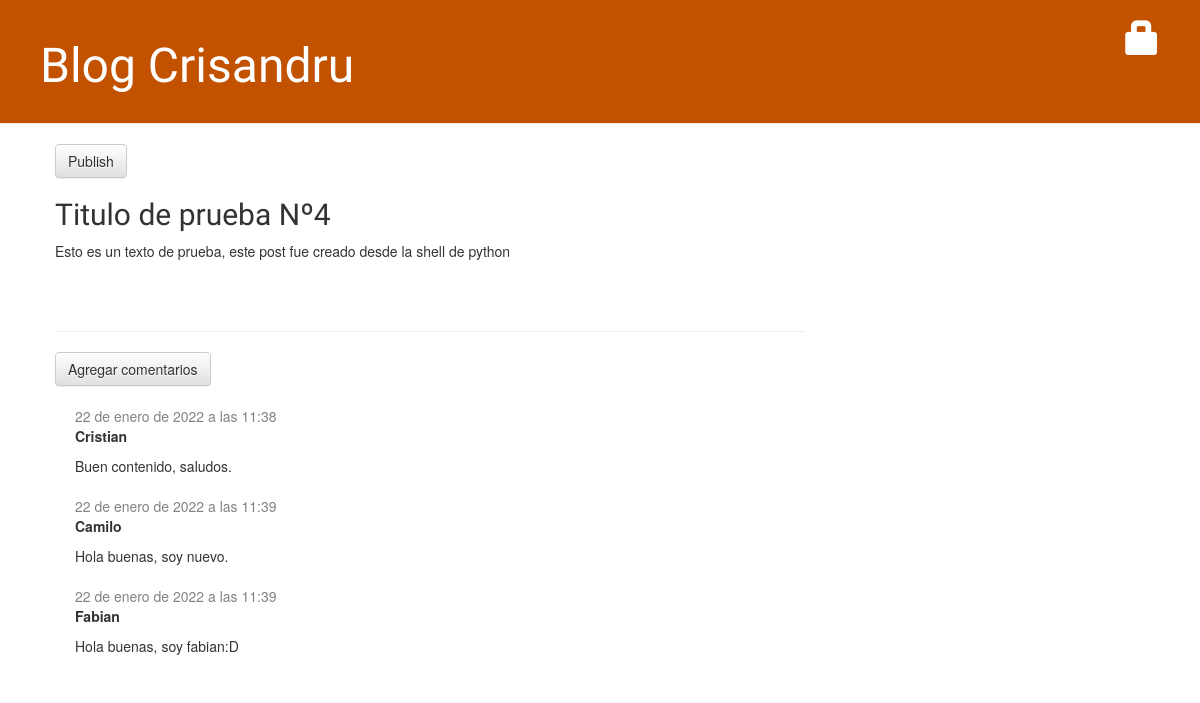
Page /post/4/ on the earlier database version.
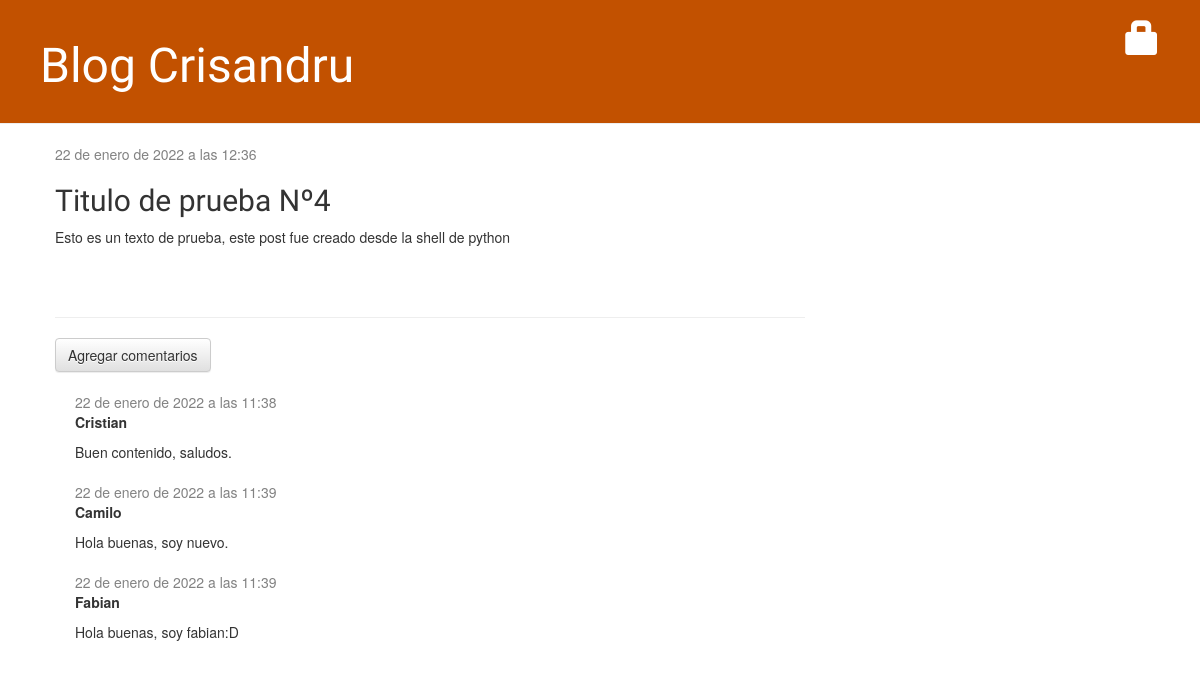
Same page on the later database version.
### blog/models.py (models this page shows, shortened)
class Post(models.Model): # models.Model: Significa que Post es un modelo de Djando, así que Django sabe que debe guardarlo en la base de datos.
    author = models.ForeignKey(settings.AUTH_USER_MODEL, on_delete=models.CASCADE) # settings.AUTH_USER_MODEL devuelve una cadena (la ubicación del modelo de usuario)
    title = models.CharField(max_length=200)
    text = models.TextField()
    created_date = models.DateTimeField(default=timezone.now) #Guardamos la fecha de creación.
    published_date = models.DateTimeField(blank=True, null=True)

### blog/views.py (the view)
# urls.py: path('post/<int:pk>/', views.post_detail, name='post_detail'),
def post_detail(request, pk):
    post = get_object_or_404(Post, pk=pk)
    return render(request, 'blog/post_detail.html', {'post':post})

### blog/templates/blog/post_detail.html (shortened to what this page needs)
{% extends 'blog/base.html' %}
{% block content %}
    <div class="post">
        {% if post.published_date %}
            <div class="date">
                {{ post.published_date }}
            </div>
        {% else %}
            <a class="btn btn-default" href="{% url 'post_publish' pk=post.pk %}">Publish</a>
        {% endif %}
        <h2>{{ post.title }}</h2>
        <p>{{ post.text|linebreaksbr }}</p>
    </div>
    <hr>
    <a class="btn btn-default" href="{% url 'add_comment_to_post' pk=post.pk %}">Agregar comentarios</a>
    {% for comment in post.comments.all %}
        {% if user.is_authenticated or comment.approved_comment %}
        <div class="comment">
            <div class="date">
                {{ comment.created_date }}
            </div>
            <strong>{{ comment.author }}</strong>
            <p>{{ comment.text|linebreaks }}</p>
        </div>
        {% endif %}
    {% empty %}
        <p>No comments here yet :(</p>
    {% endfor %}
{% endblock %}

Differences in the rows shown:
changed Post "Titulo de prueba Nº4": published_date (not shown) → "22 de enero de 2022 a las 12:36"
Other differences:
text no longer shown: "Publish"
